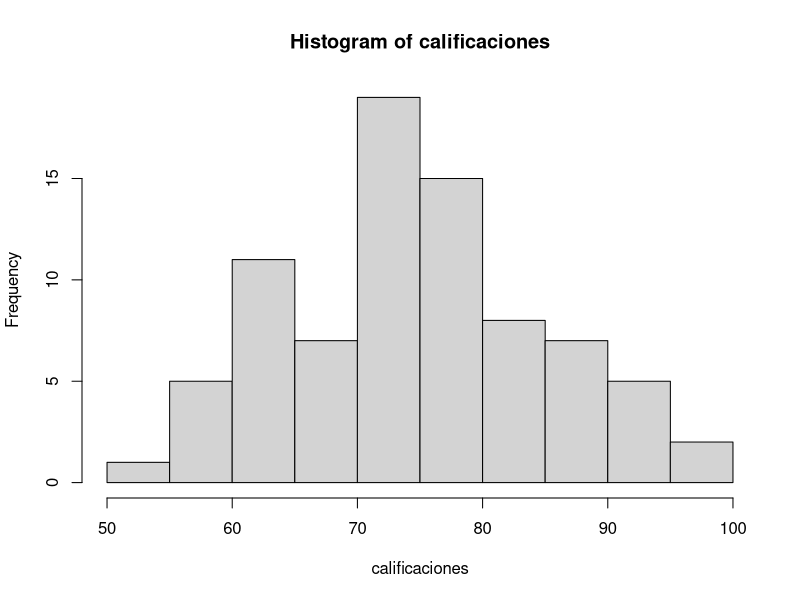
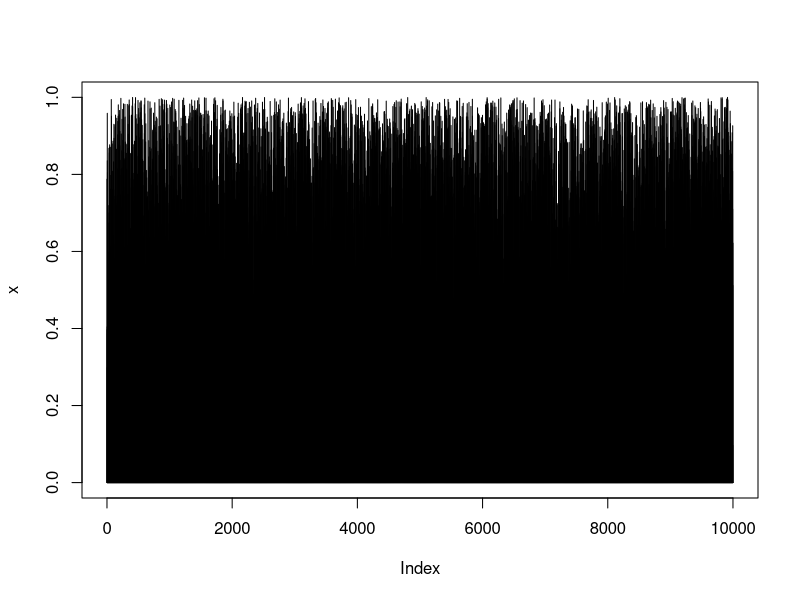
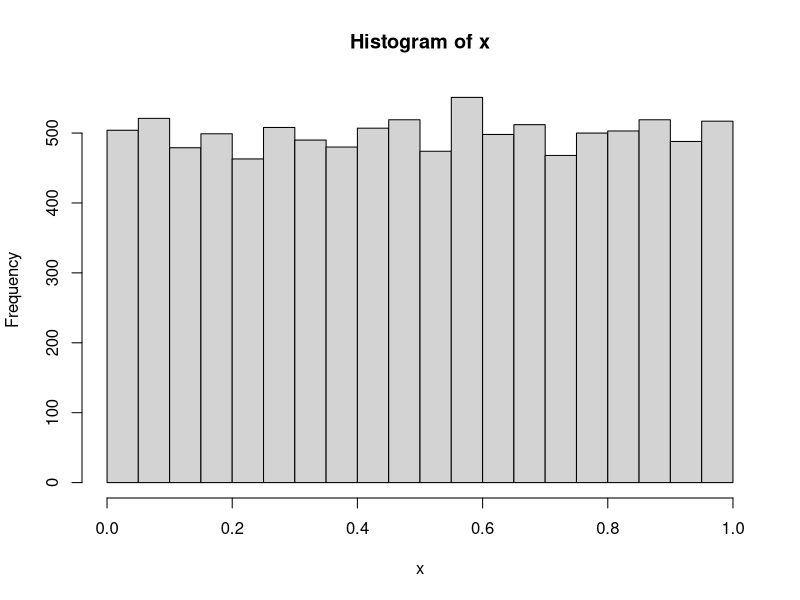
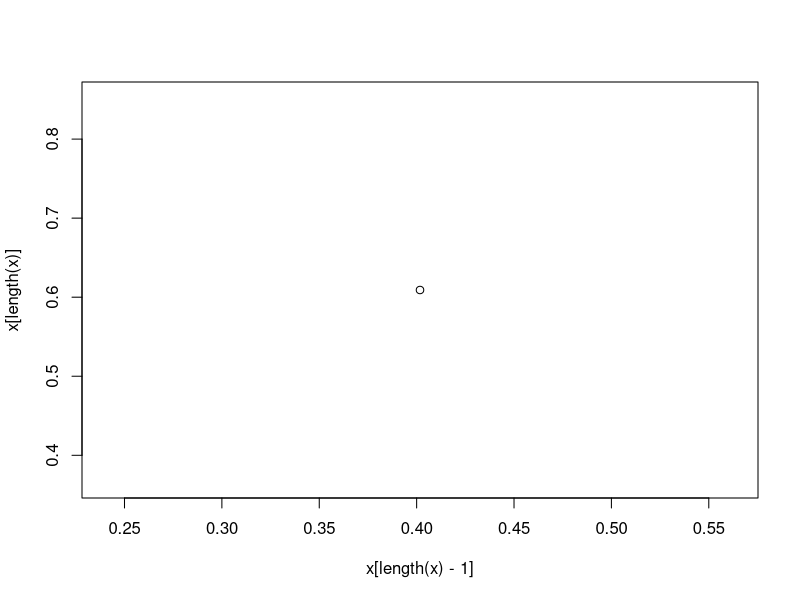
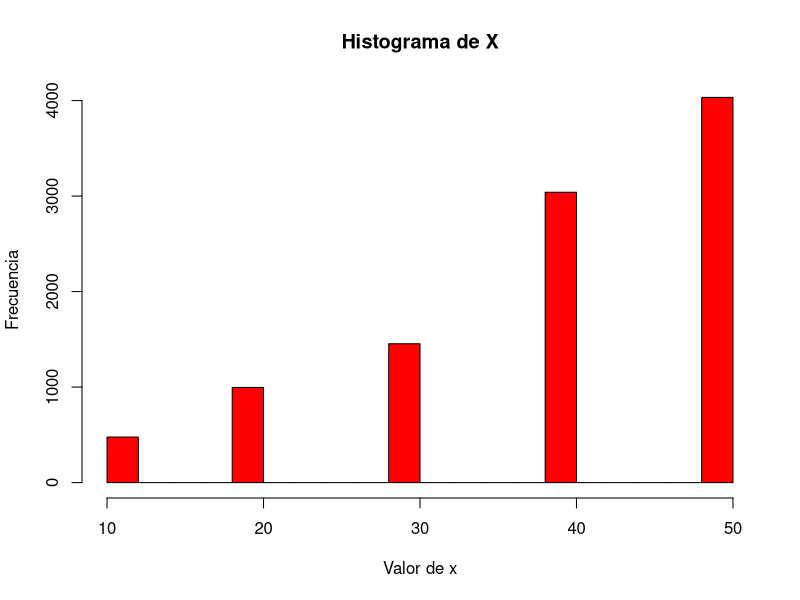
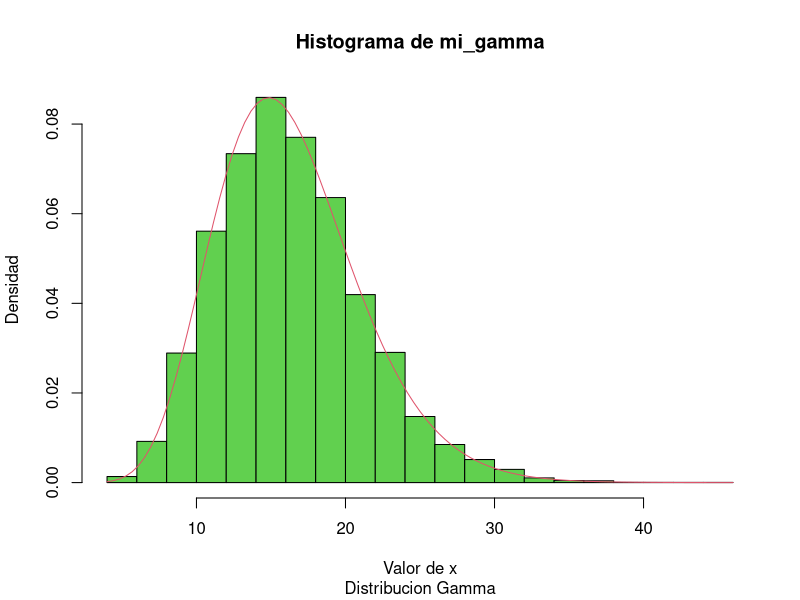
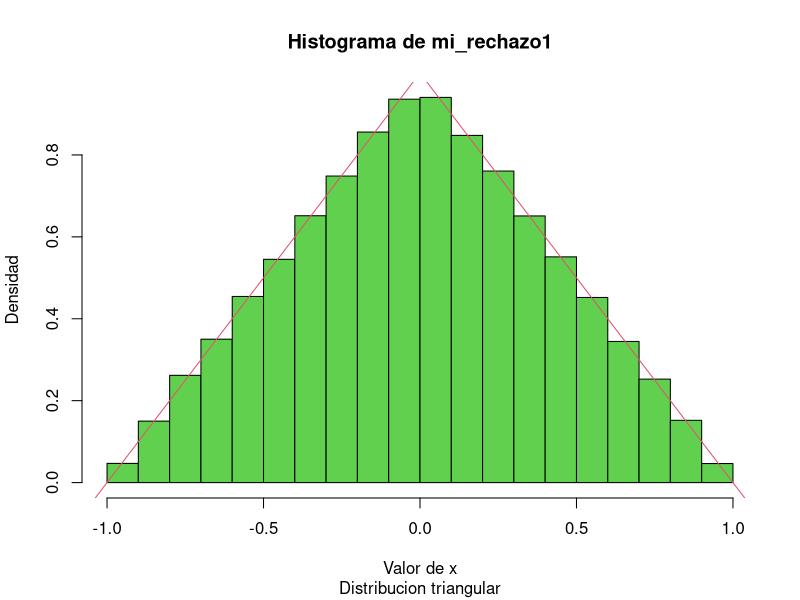
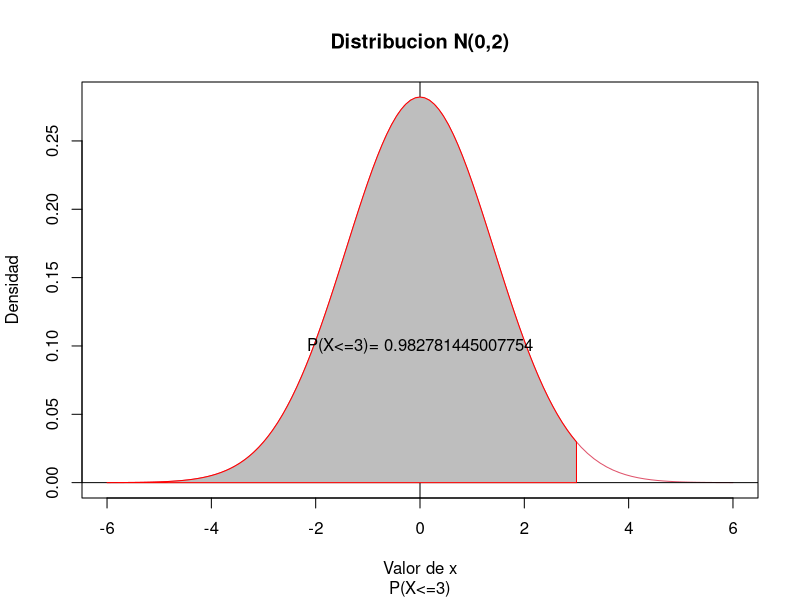

Write the R code that produced these figures, in order.
# INTRODUCCION A R

#Ejercicio 1
peso<-c(63,52,78,49,71,62,68,48,56,67)
summary(peso)

#Ejercicio 2
calificaciones<-c(68,84,75,82,68,90,62,88,76,93,73,79,88,73,60,93,71,59,85,75,
                  61,65,75,87,74,62,95,78,63,72,66,78,82,75,94,77,69,74,68,60,
                  96,78,89,61,75,95,60,79,83,71,79,62,67,97,78,85,76,65,71,75,
                  65,80,73,57,88,78,62,76,53,74,86,67,73,81,72,63,76,75,85,77)

#Tabla de frecuencia
mi_tabla<-table(calificaciones)
hist(calificaciones)
sum(table(calificaciones[calificaciones>=75]))

# SIMULACION

# Ejercicio 1

#Escriba un programa en R que implemente el método de cuadrados medios.

# Esta funcion solo acepta semillas mayoes a 4 digitos, si se introduce una semilla menor a 1000
# El algoritmo se detiene.
cuad_medios<-function(n,semilla=2310){
  if(nchar(as.character(semilla)) < 4) stop("semilla no valida")
  x<-numeric(length=(n+1))
  x[1]<-semilla
  i<-1 
  repeat{
    y<-as.character(x[i]^2)
    if (nchar(y)%%2==0){
      y<-substr(y, (nchar(y)-4)/2+1, nchar(y)-(nchar(y)-4)/2)
    }else{
      y<-substr(y, (nchar(y)-4)%/%2+1, nchar(y)-(nchar(y)-4)%/%2-(nchar(y)-4)%%2)
    }
    i<-i+1
    x[i]<-as.numeric(y)
    if (i>=length(x)) {break()} 
  }
  x[2:length(x)]/10000
}

# Esta funcion acepta semillas con menos digitos que el anterior, el problema de semillas pequenas es que despues
# de cierto numero de iteraciones se generan valores redundantes.
cuad_medios2<-function(n,semilla=2310){
  x<-numeric(length=(n+1))
  x[1]<-semilla
  i<-1 
  repeat{
    y<-as.character(x[i]^2)
    if(nchar(y) ==1) {y<-paste("000",y,sep="")}
    if(nchar(y) ==2) {y<-paste("00",y,sep="")}
    if(nchar(y) ==3) {y<-paste("0",y,sep="")}
    if (nchar(y)%%2==0){
      y<-substr(y, (nchar(y)-4)/2+1, nchar(y)-(nchar(y)-4)/2)
    }else{
      y<-substr(y, (nchar(y)-4)%/%2+1, nchar(y)-(nchar(y)-4)%/%2-(nchar(y)-4)%%2)
    }
    i<-i+1
    x[i]<-as.numeric(y)
    if (i>=length(x)) {break()} 
  }
  x[2:length(x)]/10000
}

# Escriba una función en R que implemente un generador congruencial

gen_congru<-function(n,semilla){
  
  U<-numeric(length=(n+1))
  U[1]<-semilla
  a<-62089911
  m<-(2^31)-1
  i<-1 
  repeat{
    i<-i+1
    U[i]<-(a*U[i-1])%%m
    if (i>=length(U)) {break()} 
  }
  U[2:length(U)]/m
}
#se generan 10,000 numeros aleatorios
x<-gen_congru(10000,14091988)
#grafica del valor contra el indice
plot(x,type="h")
#graficar hitograma
hist(x)
x<-gen_congru(20000,14091988)
plot(x[length(x)-1],x[length(x)])

# Ejercicio 2

# Haga un programa que permita generar n variables aleatorias

val_random <- function(n,p=c(0.05,0.1,0.15,0.3,0.4),num=c(10, 20, 30, 40, 50)){
  
  psum <- cumsum(p)
  U <- runif(n)
  val <- numeric(n)
  for (i in 1:n) {
    val[i] <- min(num[U[i]<psum])
  }
  val
}
  
x<-val_random(10000)
hist(x,col="Red",main="Histograma de X",sub="",xlab="Valor de x",ylab="Frecuencia")


# Realice una programa en R, para generar n de una distribución Gamma

mi_gamma<-function(n,alpha,beta){
  a<-floor(alpha)
  b<-a/alpha
  c<-alpha-a
  y<-numeric(length=n)
  i<-1
  j<-1
  while (i <= n){
    u=runif(a+1,0,1)
    x=-1/b*sum(log(u[1:a]))
    if (u[a+1]<(x/alpha)^(c)*exp(-(c*(x-a))/alpha)){
      y[i]=x/beta
      i=i+1
    }
    j=j+1
  }
  y
}
hist(mi_gamma(10000,11.4,0.7), freq=FALSE,col=3,
     main="Histograma de mi_gamma",sub="Distribucion Gamma",xlab="Valor de x",ylab="Densidad")

curve(dgamma(x,11.4,0.7), col=2, add=T)

# Use el metodo de rechazo comparando con una distribucion uniforme para generar variables
# que tengan una densidad triangular en [−1, 1]

mi_rechazo1<-function(n){
  x<-numeric(length=n)
  i<-0
  repeat{
    y<-2*runif(1)-1
    u<-runif(1)*1
    if (y<=0){
      fy<-(y+1)
    }else{
      fy<-(1-y)
    }
    if (u<fy){
      i<-i+1
      x[i]<-y
    }
    if (i>=n) {break()} 
  }
  x
}

hist(mi_rechazo1(100000), freq=FALSE,col=3,
     main="Histograma de mi_rechazo1",sub="Distribucion triangular",xlab="Valor de x",ylab="Densidad")
abline(1,1,col=2)  
abline(1,-1,col=2)  

# 1 Calcule, via Monte Carlo, P(X ≤ 3), donde X ∼ N(0,2)
monte_carlo1<-function(){
  n <- 10^6
  x <- runif(n)*(3-0)+0
  g<-(1/(sqrt(4*pi)))*exp(-(x^2)/(4))
  mt<-0.5+sum(g)*3/n
}
plot(x<-seq(-6,6,length=100),dnorm(x,0,sqrt(2)), col=2,type="l",
     main="Distribucion N(0,2)",sub="P(X<=3)",xlab="Valor de x",ylab="Densidad")
abline(h=0)
abline(v=0)
polygon(c(-6,seq(-6,3,length=100),3),c(0,dnorm(seq(-6,3,length=100),0,sqrt(2)),0),
        col = "gray", border = "red")
text(0,0.1,paste("P(X<=3)=",as.character(monte_carlo1())),srt=0,cex=1)


#2 para cualquier g. En este problema sepide la integral de 0 a infinito para cualquier G,
# en ese intervalo. Se hizo para la normal N(0,1) y su integral de 0 a infinito es 0.5;
# tambien para la exponencial y la ji-cuadrada, donde su integal de 0 a inf es 1.
feval <- function(f, a){
  f(a)
}

monte_carlo2<-function(f){
  n <- 10^6
  x <- runif(n)
  g <- feval(f,(1/x-1))
  h <- g/(x^2)
  mt <- sum(h)/n
}

mi_normal<-function(x){
  mu<-0
  sigma<-1
  fx<-(1/sigma/sqrt(2*pi)*exp(-((x-mu)^2)/(2*sigma^2)))
}

mi_chiq2<-function(x){
  gl<-2
  fx<-(1/(2^(gl/2)*gamma(gl/2))*x^(gl/2-1)*exp(-x/2))
}

mi_chiq3<-function(x){
  gl<-3
  fx<-(1/(2^(gl/2)*gamma(gl/2))*x^(gl/2-1)*exp(-x/2))
}

mi_exponencial<-function(x){
  lambda<-1
  fx<-(lambda*exp(-lambda*x))
}


q<-monte_carlo2(mi_normal)

plot(x<-seq(-6,6,length=100),dnorm(x,0,1), col=2,type="l",
     main="Distribucion N(0,1)",sub="Integral de 0 a Inf",xlab="Valor de x",ylab="Densidad")
abline(h=0)
abline(v=0)
polygon(c(0,seq(0,6,length=100),6),c(0,dnorm(seq(0,6,length=100),0,1),0),
        col = "gray", border = "red")
text(0,0.2,paste("I=",as.character(q)),srt=0,cex=1)
#La I es de integral

# w<-monte_carlo2(mi_chiq2)
# plot(x<-seq(0,10,length=100),dchisq(x,2), col=2,type="l",
#      main="Distribucion x^2(2)",sub="Integral de 0 a Inf",xlab="Valor de x",ylab="Densidad")
# abline(h=0)
# abline(v=0)
# polygon(c(0,seq(0,10,length=100),10),c(0,dchisq(seq(0,10,length=100),2),0),
#         col = "gray", border = "red")
# text(5,0.2,paste("I=",as.character(w)),srt=0,cex=1)
# #La I es de integral

o<-monte_carlo2(mi_chiq3)
plot(x<-seq(0,10,length=100),dchisq(x,3), col=2,type="l",
     main="Distribucion x^2(3)",sub="Integral de 0 a Inf",xlab="Valor de x",ylab="Densidad")
abline(h=0)
abline(v=0)
polygon(c(0,seq(0,10,length=100),10),c(0,dchisq(seq(0,10,length=100),3),0),
        col = "gray", border = "red")
text(5,0.2,paste("I=",as.character(o)),srt=0,cex=1)
#La I es de integral


s<-monte_carlo2(mi_exponencial)
plot(x<-seq(0,6,length=100),dexp(x), col=2,type="l",
     main="Distribucion Exp(0,1)",sub="Integral de 0 a Inf",xlab="Valor de x",ylab="Densidad")
abline(h=0)
abline(v=0)
polygon(c(0,seq(0,6,length=100),6),c(0,dexp(seq(0,6,length=100)),0),
        col = "gray", border = "red")
text(3,0.2,paste("I=",as.character(s)),srt=0,cex=1)
#La I es de integral


# 3 Encuentre un valor aproximado para la integral
monte_carlo3<-function(){
  n <- 10^6
  x <- runif(n)
  g <- sqrt(x+sqrt(x))
  mt <- sum(g)/n
}

#Encuentre un valor aproximado para la integral
monte_carlo3_var<-function(){
  n <- 10^6
  x <- runif(n)
  g <- sqrt(x+sqrt(x))
  mu <- sum(x*g)/n
  v <- sum((x-mu)*(x-mu)*g)/n
}
plot(c(seq(0,2,length=100)),sqrt(seq(0,2,length=100)+sqrt(seq(0,2,length=100))),
     col = "red",type="l",main="",sub="Integral de 0 a 1 ",xlab="x",
     ylab="f(x)")
abline(h=0)
abline(v=0)
polygon(c(0,seq(0,1,length=100),1),c(0,sqrt(seq(0,1,length=100)+sqrt(seq(0,1,length=100))),0),
        col = "gray", border = "blue")
text(0.5,0.5,paste("I=",as.character(monte_carlo3())),srt=0,cex=1)
text(0.5,0.3,paste("Var=",as.character(monte_carlo3_var())),srt=0,cex=1)
